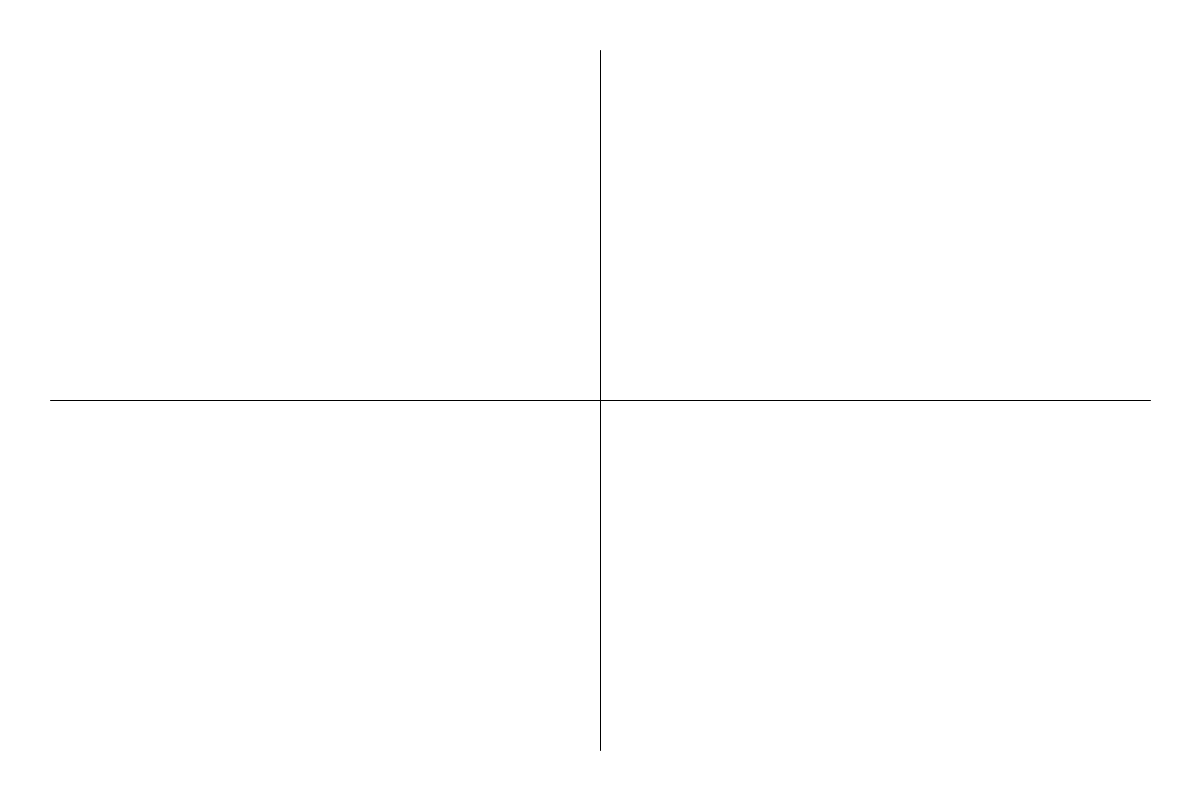
Frame 1 (no input)
Frame 60 (the mouse pressed at the canvas centre just before this capture): identical to frame 1, image omitted
Frame 120 (the mouse held since frame 60 and released just before this capture): identical to frame 1, image omitted

The Processing sketch that drew this single still picture (run headless with seeded random() and noise(); from frame 60 on, the mouse is pressed at the canvas centre):

// Processing sketch: mirror3
// ── mirror3.pde

void setup() {
  size(1200, 800);
  colorMode(HSB, 255);
  background(255);
  line (50, 400, 1150, 400);//mirror 1
  line (600,50,600,750); //mirror 2
  noStroke();
}


void draw() {
}



void mouseDragged() {
  fill(30, 255, 255);
  circle(mouseX, mouseY, 4);
  mirror1();
  mirror2();
  lastCorner();
}

void mirror1() {
  // line (50,400,1150,400);
  fill(80, 255, 255);
  circle(mouseX, 400+400-mouseY, 4);
}


void mirror2() {
  // line (600,50,600,750);
  fill(180, 255, 255);
  circle(600+600-mouseX, mouseY, 4);
}

void lastCorner(){
  fill(2200, 255, 255);
  circle(600+600-mouseX, 400+400-mouseY, 4);
  }
